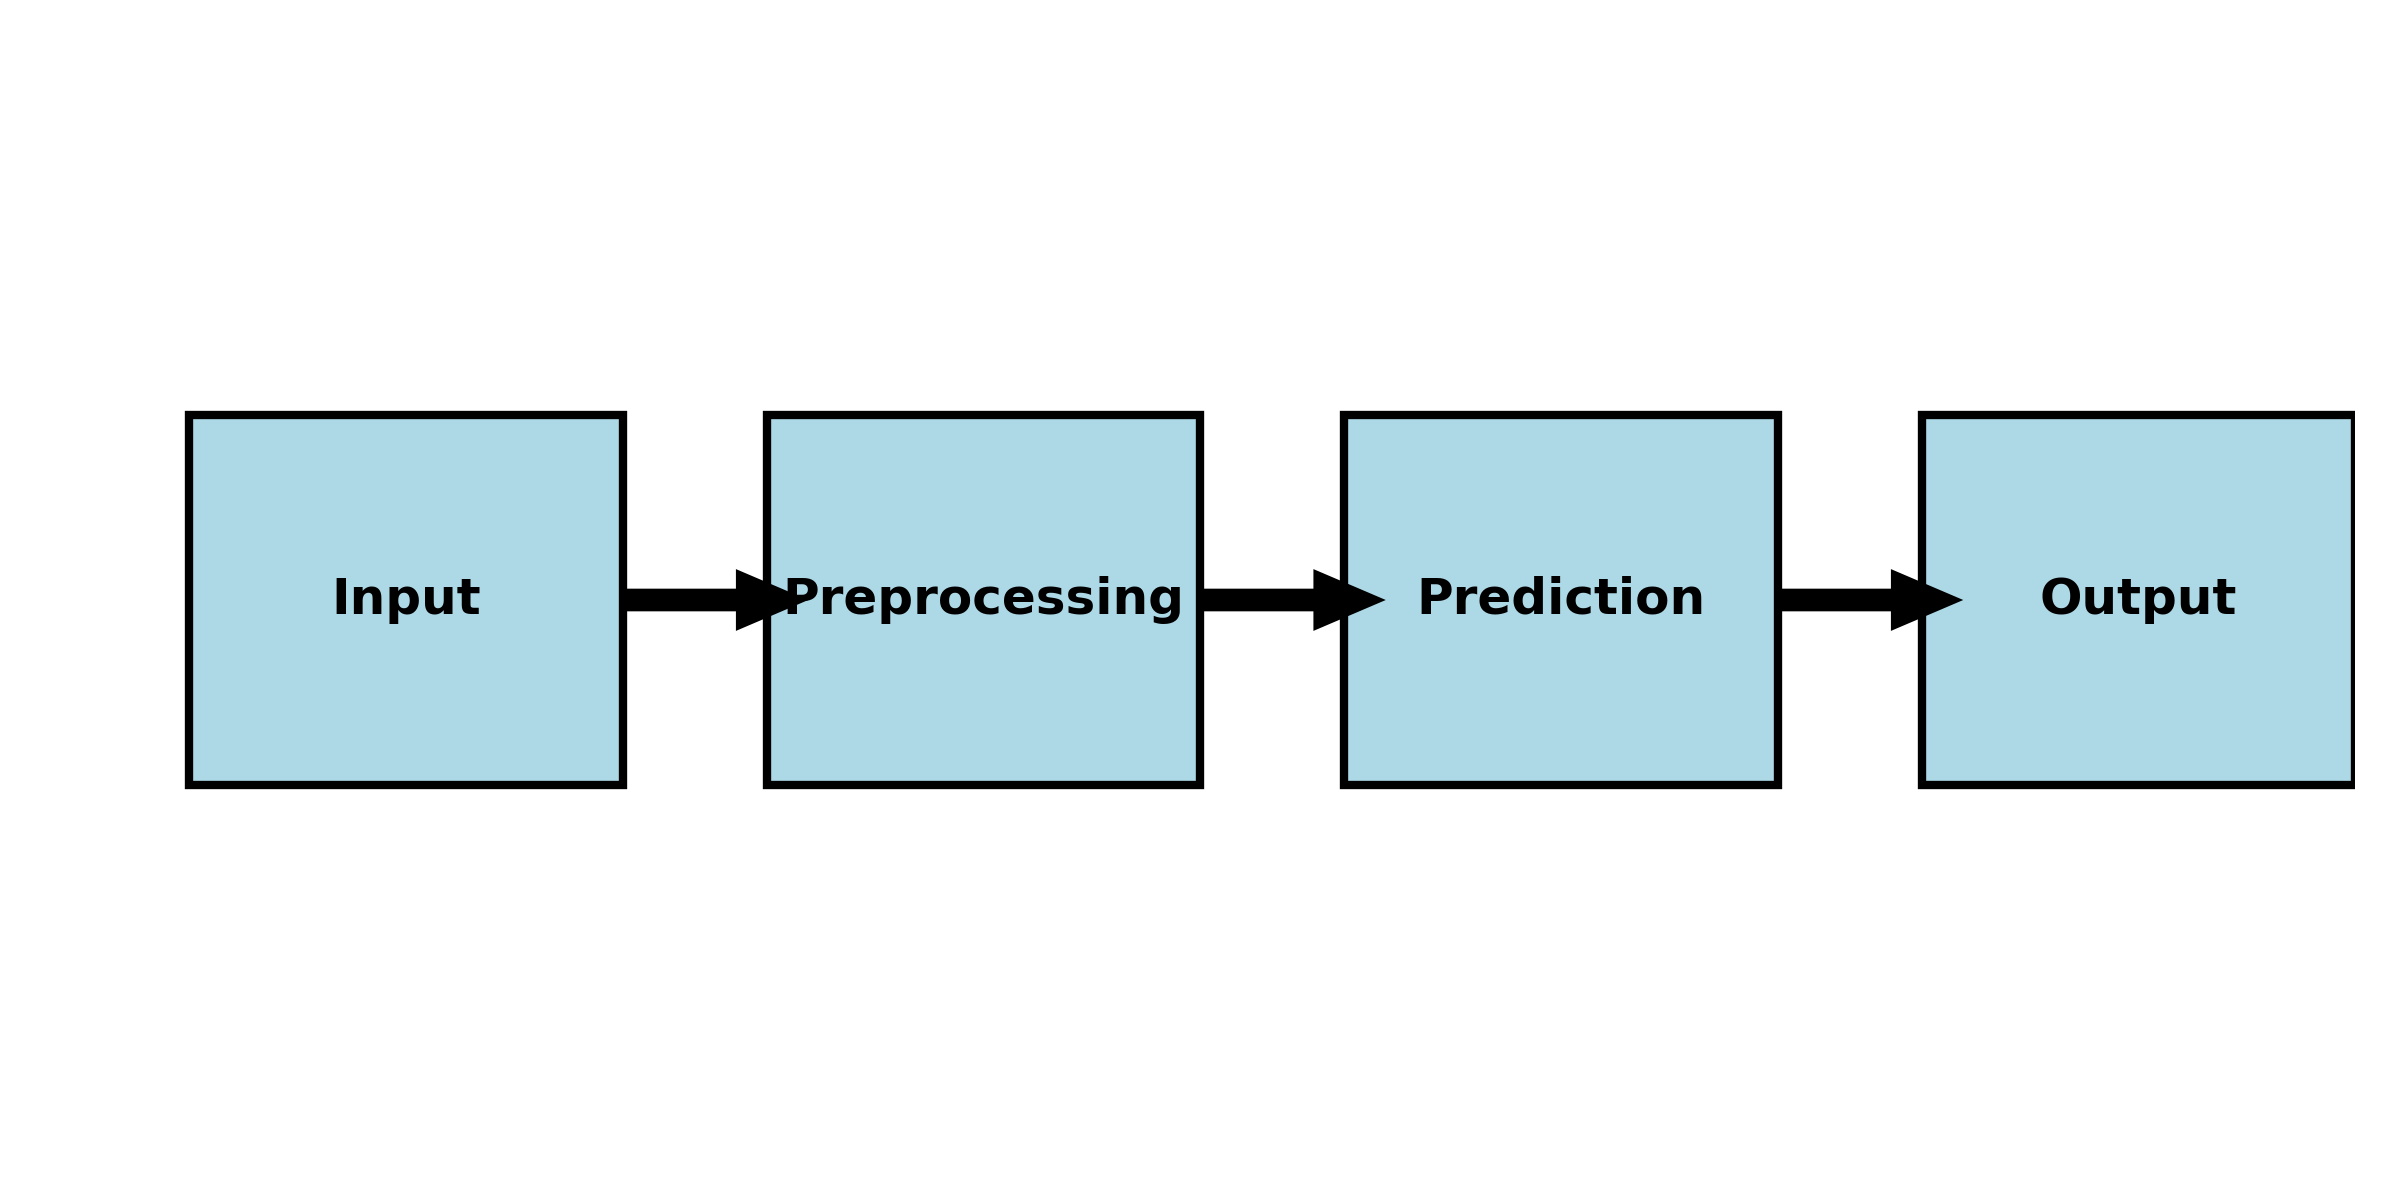

Generate this figure with Python:
import matplotlib.pyplot as plt
from matplotlib.patches import FancyArrow, Rectangle

# Create a figure and axis
fig, ax = plt.subplots(figsize=(8, 4))
ax.set_xlim(0, 8)
ax.set_ylim(0, 3)
ax.axis('off')

# Add rectangles for each step
steps = ['Input', 'Preprocessing', 'Prediction', 'Output']
positions = [(0.5, 1), (2.5, 1), (4.5, 1), (6.5, 1)]
for step, (x, y) in zip(steps, positions):
    rect = Rectangle((x, y), 1.5, 1, edgecolor='black', facecolor='lightblue', lw=2)
    ax.add_patch(rect)
    ax.text(x + 0.75, y + 0.5, step, ha='center', va='center', fontsize=12, weight='bold')

# Add arrows between the steps
for i in range(len(positions) - 1):
    start_x, start_y = positions[i][0] + 1.5, positions[i][1] + 0.5
    end_x, end_y = positions[i + 1][0], positions[i + 1][1] + 0.5
    arrow = FancyArrow(start_x, start_y, end_x - start_x - 0.1, 0, width=0.05, color='black')
    ax.add_patch(arrow)

# Save or show the figure
plt.tight_layout()
plt.savefig("flowchart.png", dpi=300)
plt.show()
